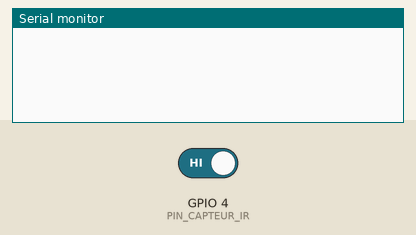
Recording of a program running on a simulated ESP32-S3. Shown: the last lines printed to the serial monitor. The inputs (shaded band) are chosen by the test bench; at power-on: GPIO 4 (PIN_CAPTEUR_IR) HIGH.

Above: at 1.2 s.
1.3 s: GPIO 4 (PIN_CAPTEUR_IR) driven LOW
At 1.7 s:
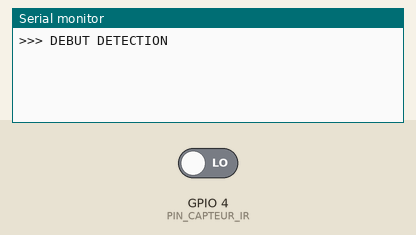
2.8 s: GPIO 4 (PIN_CAPTEUR_IR) driven HIGH
At 4.3 s:
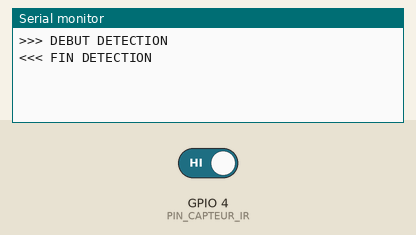

The program:

main.cpp
```cpp
#include <Arduino.h>
#include "esp_timer.h"

const int PIN_CAPTEUR_IR = 4;
const uint64_t DELAI_FILTRE_US = 400 * 1000;

esp_timer_handle_t timer_filtre_handle;
portMUX_TYPE myMux = portMUX_INITIALIZER_UNLOCKED;

volatile bool event_bouteille_arrivee = false;
volatile bool event_bouteille_partie = false;
volatile bool bouteille_en_cours = false;

void IRAM_ATTR on_timer_fin_bouteille(void* arg) {
  portENTER_CRITICAL_ISR(&myMux);
  event_bouteille_partie = true;
  portEXIT_CRITICAL_ISR(&myMux);
}

void IRAM_ATTR isr_capteur_change() {
  int niveau = digitalRead(PIN_CAPTEUR_IR);

  if (niveau == LOW) {
    esp_timer_stop(timer_filtre_handle);

    if (!bouteille_en_cours) {
      bouteille_en_cours = true;
      portENTER_CRITICAL_ISR(&myMux);
      event_bouteille_arrivee = true;
      portEXIT_CRITICAL_ISR(&myMux);
    }
  }
  else {
    esp_timer_start_once(timer_filtre_handle, DELAI_FILTRE_US);
  }
}

void setup() {
  Serial.begin(115200);
  pinMode(PIN_CAPTEUR_IR, INPUT_PULLUP);

  const esp_timer_create_args_t timer_args = {
    .callback = &on_timer_fin_bouteille,
    .name = "timer_filtre_ir"
  };
  esp_timer_create(&timer_args, &timer_filtre_handle);

  attachInterrupt(digitalPinToInterrupt(PIN_CAPTEUR_IR), isr_capteur_change, CHANGE);
}

void loop() {
  bool debut = false;
  bool fin = false;

  portENTER_CRITICAL(&myMux);
  if (event_bouteille_arrivee) {
    debut = true;
    event_bouteille_arrivee = false;
  }
  if (event_bouteille_partie) {
    fin = true;
    event_bouteille_partie = false;
    bouteille_en_cours = false;
  }
  portEXIT_CRITICAL(&myMux);

  if (debut) {
    Serial.println(">>> DEBUT DETECTION");
  }

  if (fin) {
    Serial.println("<<< FIN DETECTION");
  }

  delay(1);
}
```

Measured:
- after the input at 1.3 s, the serial monitor: prints a new line at once (image 1)
- after the input at 2.8 s, the serial monitor: prints a new line after 0.40 s (image 2)
